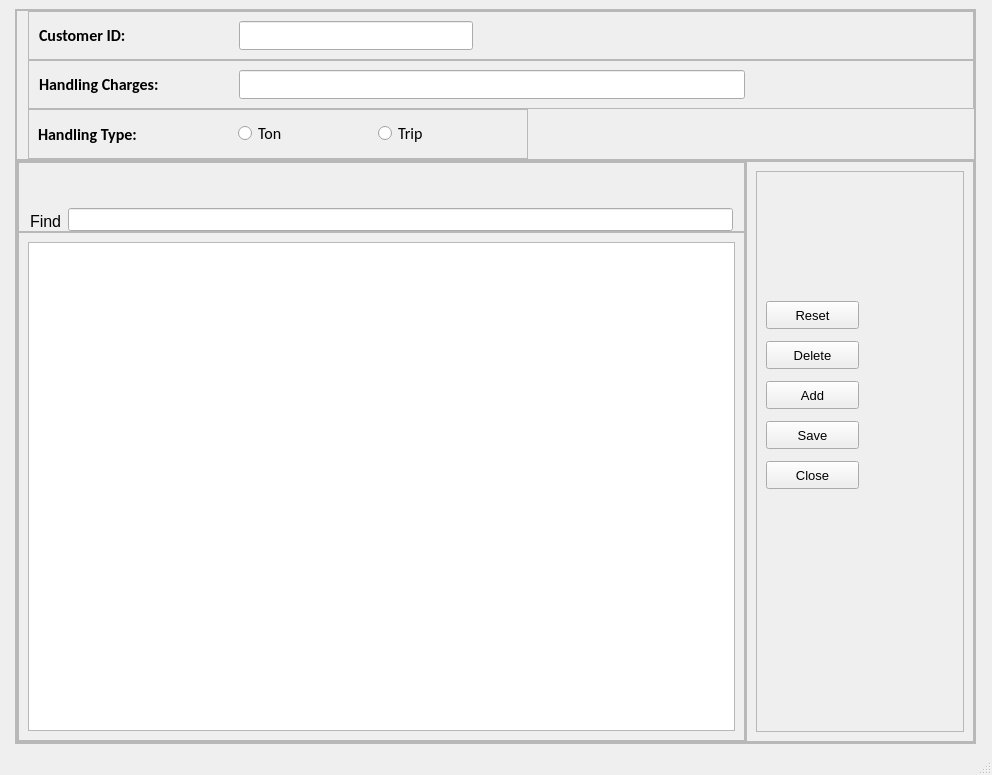
<?xml version="1.0" encoding="UTF-8"?>
<ui version="4.0">
 <class>KDHandlingCharges</class>
 <widget class="QMainWindow" name="KDHandlingCharges">
  <property name="geometry">
   <rect>
    <x>0</x>
    <y>0</y>
    <width>992</width>
    <height>775</height>
   </rect>
  </property>
  <property name="minimumSize">
   <size>
    <width>972</width>
    <height>727</height>
   </size>
  </property>
  <property name="windowTitle">
   <string>A20. KD Handling Charges Master Data Entry</string>
  </property>
  <widget class="QWidget" name="centralwidget">
   <layout class="QHBoxLayout" name="horizontalLayout_5">
    <item alignment="Qt::AlignHCenter">
     <widget class="QFrame" name="frame">
      <property name="minimumSize">
       <size>
        <width>950</width>
        <height>654</height>
       </size>
      </property>
      <property name="frameShape">
       <enum>QFrame::StyledPanel</enum>
      </property>
      <property name="frameShadow">
       <enum>QFrame::Raised</enum>
      </property>
      <layout class="QVBoxLayout" name="verticalLayout">
       <property name="spacing">
        <number>0</number>
       </property>
       <property name="leftMargin">
        <number>0</number>
       </property>
       <property name="topMargin">
        <number>0</number>
       </property>
       <property name="rightMargin">
        <number>0</number>
       </property>
       <property name="bottomMargin">
        <number>0</number>
       </property>
       <item>
        <widget class="QFrame" name="frame_2">
         <property name="minimumSize">
          <size>
           <width>0</width>
           <height>100</height>
          </size>
         </property>
         <property name="frameShape">
          <enum>QFrame::StyledPanel</enum>
         </property>
         <property name="frameShadow">
          <enum>QFrame::Raised</enum>
         </property>
         <layout class="QVBoxLayout" name="verticalLayout_2">
          <property name="spacing">
           <number>0</number>
          </property>
          <property name="leftMargin">
           <number>11</number>
          </property>
          <property name="topMargin">
           <number>0</number>
          </property>
          <property name="rightMargin">
           <number>0</number>
          </property>
          <property name="bottomMargin">
           <number>0</number>
          </property>
          <item alignment="Qt::AlignLeft">
           <widget class="QFrame" name="frame_4">
            <property name="minimumSize">
             <size>
              <width>946</width>
              <height>49</height>
             </size>
            </property>
            <property name="maximumSize">
             <size>
              <width>946</width>
              <height>49</height>
             </size>
            </property>
            <property name="font">
             <font>
              <family>Calibri</family>
              <pointsize>12</pointsize>
              <weight>75</weight>
              <bold>true</bold>
             </font>
            </property>
            <property name="frameShape">
             <enum>QFrame::StyledPanel</enum>
            </property>
            <property name="frameShadow">
             <enum>QFrame::Raised</enum>
            </property>
            <layout class="QHBoxLayout" name="horizontalLayout_3">
             <property name="spacing">
              <number>0</number>
             </property>
             <property name="leftMargin">
              <number>10</number>
             </property>
             <property name="topMargin">
              <number>0</number>
             </property>
             <property name="rightMargin">
              <number>500</number>
             </property>
             <property name="bottomMargin">
              <number>0</number>
             </property>
             <item>
              <widget class="QLabel" name="label">
               <property name="minimumSize">
                <size>
                 <width>200</width>
                 <height>0</height>
                </size>
               </property>
               <property name="text">
                <string>Customer ID:</string>
               </property>
               <property name="wordWrap">
                <bool>false</bool>
               </property>
               <property name="margin">
                <number>0</number>
               </property>
              </widget>
             </item>
             <item>
              <widget class="QLineEdit" name="customerID">
               <property name="font">
                <font>
                 <weight>50</weight>
                 <bold>false</bold>
                </font>
               </property>
              </widget>
             </item>
            </layout>
           </widget>
          </item>
          <item alignment="Qt::AlignLeft">
           <widget class="QFrame" name="frame_5">
            <property name="minimumSize">
             <size>
              <width>946</width>
              <height>49</height>
             </size>
            </property>
            <property name="maximumSize">
             <size>
              <width>946</width>
              <height>49</height>
             </size>
            </property>
            <property name="font">
             <font>
              <family>Calibri</family>
              <pointsize>12</pointsize>
              <weight>75</weight>
              <bold>true</bold>
             </font>
            </property>
            <property name="frameShape">
             <enum>QFrame::StyledPanel</enum>
            </property>
            <property name="frameShadow">
             <enum>QFrame::Raised</enum>
            </property>
            <layout class="QHBoxLayout" name="horizontalLayout_2">
             <property name="spacing">
              <number>0</number>
             </property>
             <property name="leftMargin">
              <number>10</number>
             </property>
             <property name="topMargin">
              <number>0</number>
             </property>
             <property name="rightMargin">
              <number>228</number>
             </property>
             <property name="bottomMargin">
              <number>0</number>
             </property>
             <item>
              <widget class="QLabel" name="label_2">
               <property name="minimumSize">
                <size>
                 <width>200</width>
                 <height>0</height>
                </size>
               </property>
               <property name="text">
                <string>Handling Charges:</string>
               </property>
              </widget>
             </item>
             <item>
              <widget class="QLineEdit" name="handlingCharges">
               <property name="font">
                <font>
                 <weight>50</weight>
                 <bold>false</bold>
                </font>
               </property>
              </widget>
             </item>
            </layout>
           </widget>
          </item>
          <item>
           <widget class="QFrame" name="frame_11">
            <property name="minimumSize">
             <size>
              <width>0</width>
              <height>50</height>
             </size>
            </property>
            <property name="maximumSize">
             <size>
              <width>500</width>
              <height>16777215</height>
             </size>
            </property>
            <property name="frameShape">
             <enum>QFrame::StyledPanel</enum>
            </property>
            <property name="frameShadow">
             <enum>QFrame::Raised</enum>
            </property>
            <layout class="QHBoxLayout" name="horizontalLayout_6">
             <property name="spacing">
              <number>0</number>
             </property>
             <item alignment="Qt::AlignLeft">
              <widget class="QLabel" name="label_4">
               <property name="minimumSize">
                <size>
                 <width>200</width>
                 <height>0</height>
                </size>
               </property>
               <property name="font">
                <font>
                 <family>Calibri</family>
                 <pointsize>12</pointsize>
                 <weight>75</weight>
                 <bold>true</bold>
                </font>
               </property>
               <property name="text">
                <string>Handling Type:</string>
               </property>
              </widget>
             </item>
             <item alignment="Qt::AlignLeft">
              <widget class="QRadioButton" name="tonBtn">
               <property name="font">
                <font>
                 <family>Calibri</family>
                 <pointsize>12</pointsize>
                </font>
               </property>
               <property name="text">
                <string>Ton</string>
               </property>
              </widget>
             </item>
             <item>
              <widget class="QRadioButton" name="tripBtn">
               <property name="font">
                <font>
                 <family>Calibri</family>
                 <pointsize>12</pointsize>
                </font>
               </property>
               <property name="text">
                <string>Trip</string>
               </property>
              </widget>
             </item>
            </layout>
           </widget>
          </item>
         </layout>
        </widget>
       </item>
       <item>
        <widget class="QFrame" name="frame_3">
         <property name="minimumSize">
          <size>
           <width>0</width>
           <height>500</height>
          </size>
         </property>
         <property name="frameShape">
          <enum>QFrame::StyledPanel</enum>
         </property>
         <property name="frameShadow">
          <enum>QFrame::Raised</enum>
         </property>
         <layout class="QHBoxLayout" name="horizontalLayout">
          <property name="spacing">
           <number>0</number>
          </property>
          <property name="leftMargin">
           <number>0</number>
          </property>
          <property name="topMargin">
           <number>0</number>
          </property>
          <property name="rightMargin">
           <number>0</number>
          </property>
          <property name="bottomMargin">
           <number>0</number>
          </property>
          <item alignment="Qt::AlignLeft">
           <widget class="QFrame" name="frame_6">
            <property name="minimumSize">
             <size>
              <width>729</width>
              <height>555</height>
             </size>
            </property>
            <property name="frameShape">
             <enum>QFrame::StyledPanel</enum>
            </property>
            <property name="frameShadow">
             <enum>QFrame::Raised</enum>
            </property>
            <layout class="QVBoxLayout" name="verticalLayout_3">
             <property name="spacing">
              <number>0</number>
             </property>
             <property name="leftMargin">
              <number>0</number>
             </property>
             <property name="topMargin">
              <number>0</number>
             </property>
             <property name="rightMargin">
              <number>0</number>
             </property>
             <property name="bottomMargin">
              <number>0</number>
             </property>
             <item alignment="Qt::AlignBottom">
              <widget class="QFrame" name="frame_8">
               <property name="minimumSize">
                <size>
                 <width>0</width>
                 <height>70</height>
                </size>
               </property>
               <property name="font">
                <font>
                 <pointsize>10</pointsize>
                </font>
               </property>
               <property name="frameShape">
                <enum>QFrame::StyledPanel</enum>
               </property>
               <property name="frameShadow">
                <enum>QFrame::Raised</enum>
               </property>
               <layout class="QHBoxLayout" name="horizontalLayout_4">
                <property name="leftMargin">
                 <number>11</number>
                </property>
                <property name="topMargin">
                 <number>0</number>
                </property>
                <property name="rightMargin">
                 <number>11</number>
                </property>
                <property name="bottomMargin">
                 <number>0</number>
                </property>
                <item alignment="Qt::AlignBottom">
                 <widget class="QLabel" name="label_3">
                  <property name="minimumSize">
                   <size>
                    <width>0</width>
                    <height>0</height>
                   </size>
                  </property>
                  <property name="font">
                   <font>
                    <pointsize>12</pointsize>
                   </font>
                  </property>
                  <property name="text">
                   <string>Find</string>
                  </property>
                 </widget>
                </item>
                <item alignment="Qt::AlignBottom">
                 <widget class="QLineEdit" name="searchBar"/>
                </item>
               </layout>
              </widget>
             </item>
             <item>
              <widget class="QFrame" name="frame_9">
               <property name="minimumSize">
                <size>
                 <width>0</width>
                 <height>0</height>
                </size>
               </property>
               <property name="frameShape">
                <enum>QFrame::StyledPanel</enum>
               </property>
               <property name="frameShadow">
                <enum>QFrame::Raised</enum>
               </property>
               <layout class="QVBoxLayout" name="verticalLayout_5">
                <item>
                 <widget class="QTableView" name="tableView"/>
                </item>
               </layout>
              </widget>
             </item>
            </layout>
           </widget>
          </item>
          <item>
           <widget class="QFrame" name="frame_7">
            <property name="frameShape">
             <enum>QFrame::StyledPanel</enum>
            </property>
            <property name="frameShadow">
             <enum>QFrame::Raised</enum>
            </property>
            <layout class="QVBoxLayout" name="verticalLayout_4">
             <item>
              <widget class="QFrame" name="frame_10">
               <property name="minimumSize">
                <size>
                 <width>193</width>
                 <height>0</height>
                </size>
               </property>
               <property name="font">
                <font>
                 <pointsize>10</pointsize>
                </font>
               </property>
               <property name="frameShape">
                <enum>QFrame::StyledPanel</enum>
               </property>
               <property name="frameShadow">
                <enum>QFrame::Raised</enum>
               </property>
               <widget class="QPushButton" name="saveButton">
                <property name="geometry">
                 <rect>
                  <x>10</x>
                  <y>250</y>
                  <width>93</width>
                  <height>28</height>
                 </rect>
                </property>
                <property name="text">
                 <string>Save</string>
                </property>
               </widget>
               <widget class="QPushButton" name="addButton">
                <property name="geometry">
                 <rect>
                  <x>10</x>
                  <y>210</y>
                  <width>93</width>
                  <height>28</height>
                 </rect>
                </property>
                <property name="text">
                 <string>Add</string>
                </property>
               </widget>
               <widget class="QPushButton" name="close">
                <property name="geometry">
                 <rect>
                  <x>10</x>
                  <y>290</y>
                  <width>93</width>
                  <height>28</height>
                 </rect>
                </property>
                <property name="text">
                 <string>Close</string>
                </property>
               </widget>
               <widget class="QPushButton" name="deleteButton">
                <property name="geometry">
                 <rect>
                  <x>10</x>
                  <y>170</y>
                  <width>93</width>
                  <height>28</height>
                 </rect>
                </property>
                <property name="text">
                 <string>Delete</string>
                </property>
               </widget>
               <widget class="QPushButton" name="resetButton">
                <property name="geometry">
                 <rect>
                  <x>10</x>
                  <y>130</y>
                  <width>93</width>
                  <height>28</height>
                 </rect>
                </property>
                <property name="text">
                 <string>Reset</string>
                </property>
               </widget>
              </widget>
             </item>
            </layout>
           </widget>
          </item>
         </layout>
        </widget>
       </item>
      </layout>
     </widget>
    </item>
   </layout>
  </widget>
  <widget class="QMenuBar" name="menubar">
   <property name="geometry">
    <rect>
     <x>0</x>
     <y>0</y>
     <width>992</width>
     <height>26</height>
    </rect>
   </property>
  </widget>
  <widget class="QStatusBar" name="statusbar"/>
 </widget>
 <resources/>
 <connections/>
</ui>
